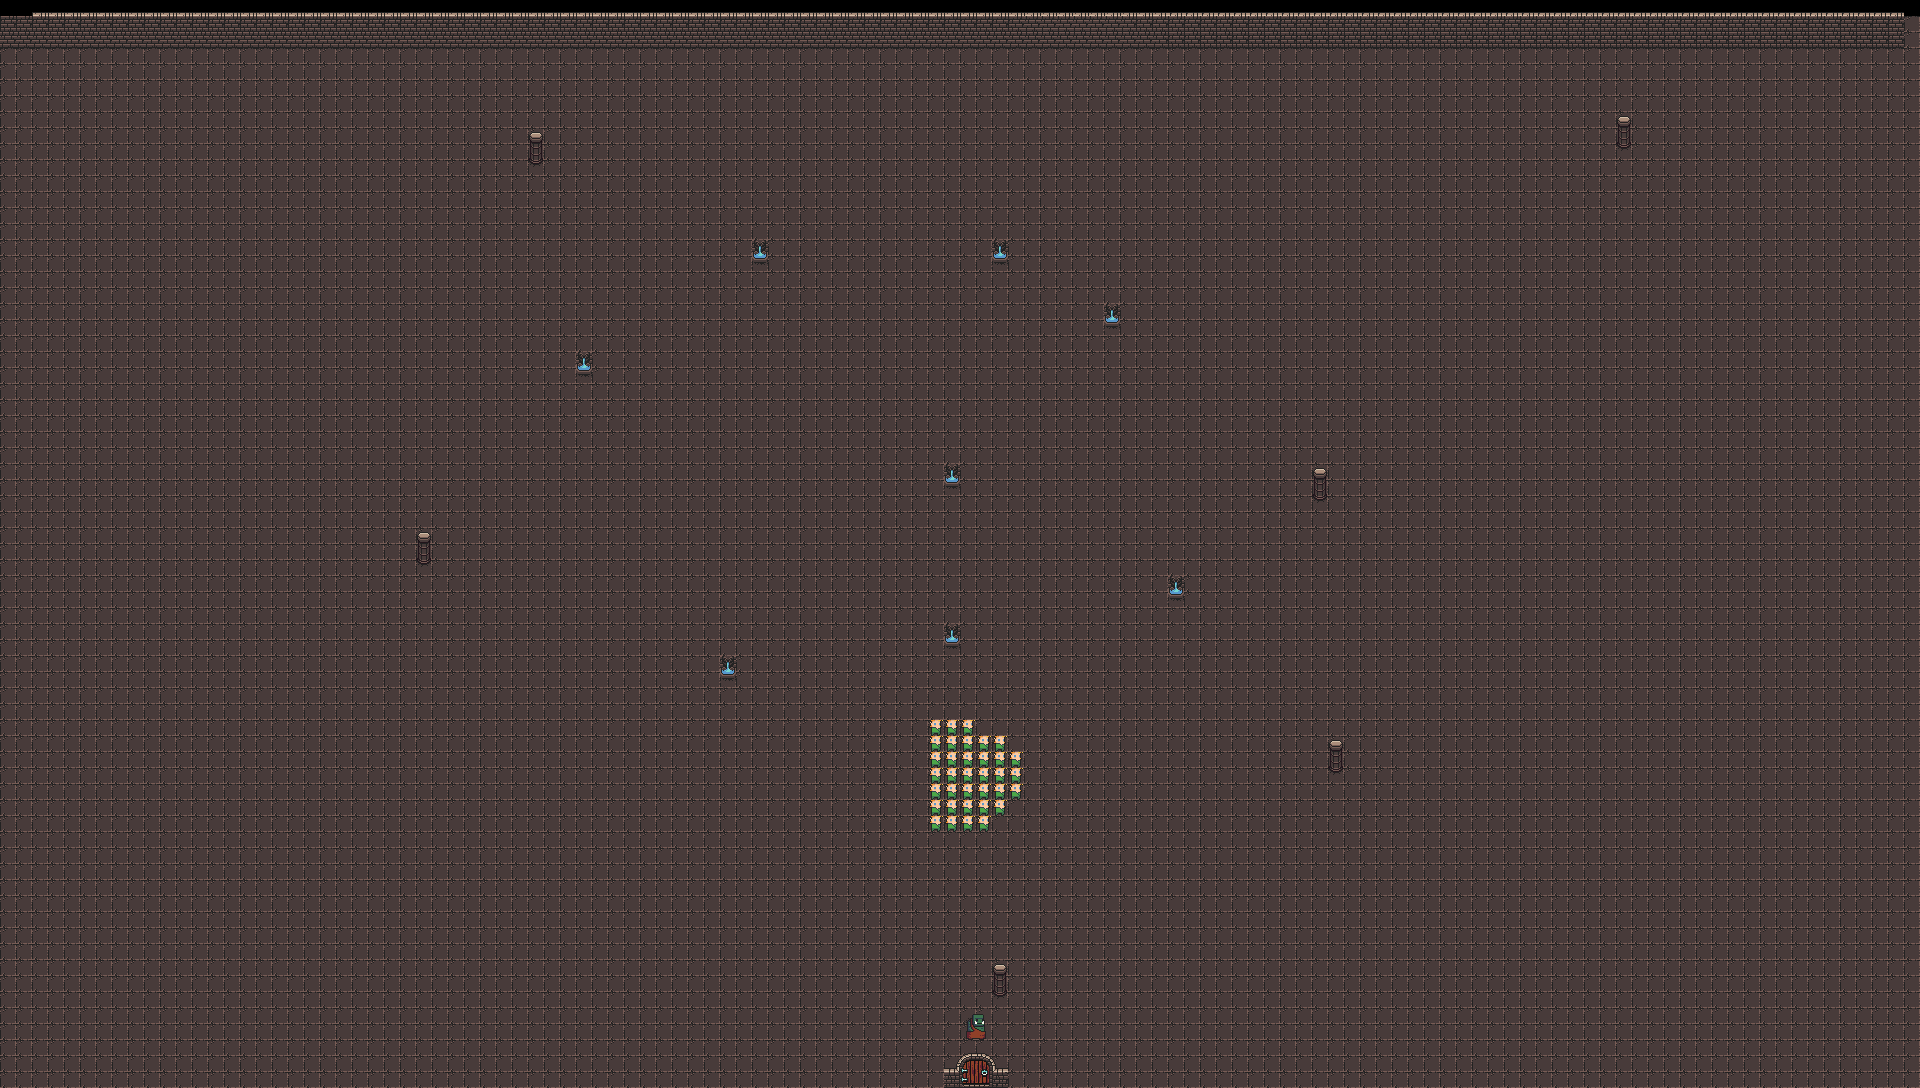

A level layout from a 2D game, rendered from its tile map. Below: a short description, then the map file with tile-grid data replaced by summaries:
An orthogonal 120x68 tile map with 16x16 px tiles, 2 tile layers (sol, mur).

<map version="1.10" tiledversion="1.10.1" orientation="orthogonal" renderorder="right-down" width="120" height="68" tilewidth="16" tileheight="16" infinite="0" nextlayerid="3" nextobjectid="1">
 <tileset firstgid="1" name="dungeon" tilewidth="16" tileheight="16" tilecount="1024" columns="32">
  <grid orientation="orthogonal" width="32" height="32" />
  <image source="dungeon.png" width="512" height="512" />
 </tileset>
 <layer id="1" name="sol" width="120" height="68">
  <data>[8160 cells, 8040 non-empty, 1 distinct tile ids]</data>
 </layer>
 <layer id="2" name="mur" width="120" height="68">
  <data>[8160 cells, 440 non-empty, 26 distinct tile ids]</data>
 </layer>
</map>
